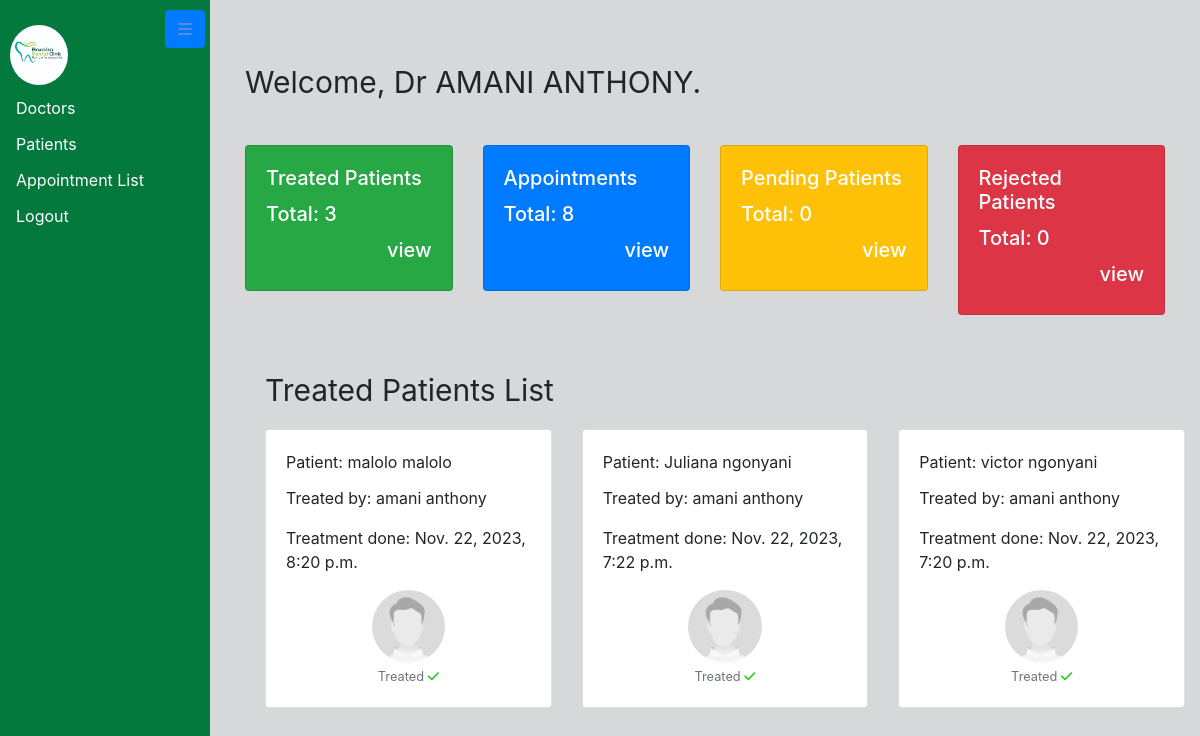
Page /dashboard/doctor/ (signed in) on the committed database.
### hospitalApp/models.py (models this page shows, shortened)
class CommonFields(models.Model):
    first_name = models.CharField(max_length=30)
    last_name = models.CharField(max_length=30)
    age = models.PositiveIntegerField()
    gender = models.CharField(max_length=10, choices=GENDER_CHOICES)
    address = models.TextField()
    phone = models.CharField(max_length=15)
    email = models.EmailField(unique=True)
    image = models.ImageField(upload_to='profile_images/', default='default/default.jpg')
    class Meta:
        abstract = True  # This is an abstract base class to share common fields

class Patient(CommonFields):
    body_weight = models.DecimalField(max_digits=5, decimal_places=2)  # Example: DecimalField for body weight
    blood_pressure = models.CharField(max_length=15)  # Example: CharField for blood pressure
    pressure = models.CharField(max_length=15)  # Example: CharField for pressure
    receptionist = models.ForeignKey(Specialist, on_delete=models.CASCADE, limit_choices_to={'area_of_specialist': 'Receptionist'})
    registration_time = models.DateTimeField(auto_now_add=True)
    treated_by = models.ForeignKey(Specialist, on_delete=models.CASCADE, limit_choices_to={'area_of_specialist': 'Doctor'}, related_name='patients_treated')
    treated = models.BooleanField(default=False)

class Specialist(CommonFields):
    user = models.OneToOneField(User, on_delete=models.CASCADE)
    area_of_specialist = models.CharField(max_length=50, choices=WORK_CHOICES)

### hospitalApp/decorators.py (the view)
    def _wrapped_view(request, *args, **kwargs):
        if request.user.is_authenticated and hasattr(request.user, 'specialist') and request.user.specialist.area_of_specialist == 'Doctor':
            return view_func(request, *args, **kwargs)
        else:
            return HttpResponseForbidden("You don't have permission to access this page.")

### hospitalApp/views.py (called while the page is built)
@login_required
@doctor_required
def doctor_dashboard(request):
    treated_patients = Patient.objects.filter(treated=True).order_by('-id')
    treated_patients_count = Patient.objects.filter(treated=True).count()
    appointments_count = Appointment.objects.count()
    pending_patients_count = Patient.objects.filter(treated=False).count()
    context = {
        'treated_patients': treated_patients,
        'treated_patients_count': treated_patients_count,
        'appointments_count': appointments_count,
        'pending_patients_count': pending_patients_count,
    }
    return render(request, 'doctor_dashboard.html', context)

### hospitalApp/templates/doctor_dashboard.html (shortened to what this page needs)
{% extends "base.html" %}
{% block content %}
<div class="container-fluid doctor-dash">
  {% if user.is_authenticated and user.specialist.area_of_specialist == 'Doctor' %}
    <p class="list-font-weight">Welcome, Dr {{ user.first_name|upper }} {{ user.last_name|upper }}.</p>
  {% endif %}
  <br>
  <div class="row">
    <div class="col-md-3 mb-2">
      <div class="card bg-success">
        <div class="card-body">
          <h5 class="card-title text-white">Treated Patients</h5>
          <h5 class="card-title text-white">Total: {{ treated_patients_count }} </h5>
          <a class="view-align" href="">
            <h5>view</h5>
          </a>
        </div>
      </div>
    </div>
    <div class="col-md-3 mb-2">
      <div class="card bg-primary">
        <div class="card-body">
          <h5 class="card-title text-white">Appointments</h5>
          <h5 class="card-title text-white">Total: {{ appointments_count }} </h5>
          <a class="view-align" href="{% url 'appointment-list' %}">
            <h5>view</h5>
          </a>
        </div>
      </div>
    </div>
    <div class="col-md-3 mb-2">
      <div class="card bg-warning">
        <div class="card-body">
          <h5 class="card-title text-white">Pending Patients</h5>
          <h5 class="card-title text-white">Total: {{ pending_patients_count }} </h5>
          <a class="view-align" href="{% url 'patient-list' %}">
            <h5>view</h5>
          </a>
        </div>
      </div>
    </div>
    <div class="col-md-3 mb-2">
      <div class="card bg-danger">
        <div class="card-body">
          <h5 class="card-title text-white">Rejected Patients</h5>
          <h5 class="card-title text-white">Total: 0 </h5>
          <a class="view-align" href="">
            <h5>view</h5>
          </a>
        </div>
      </div>
    </div>
  </div>
</div>
  <div class="container img-card">
    <p class="list-font-weight">Treated Patients List</p>
    <div class="row">
      {% for patient in treated_patients %}
        <div class="col-md-4 mb-4">
          <div class="card  ">
            <div class="card-body">
              <p class="card-title">Patient: {{ patient.first_name }} {{ patient.last_name }}</p>
              <p class="card-text">Treated by: {{ patient.treated_by.first_name }} {{ patient.treated_by.last_name }}</p>
              <p class="card-text">Treatment done: {{ patient.registration_time }}</p>
              <div style="text-align: center;">
                <img src="{{ patient.image.url }}" alt="{{ patient.first_name }} {{ patient.last_name }}"
                  class="rounded-circle" style="max-width: 30%; max-height: 30%;">
              </div>
              <div style="text-align: center;">
                <small class="text-muted">Treated <i class="fa-solid fa-check" style="color: #2ac71f;"></i></small>
              </div>
            </div>
          </div>
        </div>
      {% endfor %}
    </div>
  </div>
{% endblock %}

### templates/base.html (style rules this page uses)
body { background-color: #d7d8da; padding-top: 40px; margin: 0; }

### hospitalApp/templates/doctor_dashboard.html (style rules this page uses)
.view-align { text-align: end; text-decoration: none; color: white; }
.img-card { padding-top: 45px; margin-left: 20px; }
.list-font-weight { font-size: 30px; }

### rows in the picture
Patient: first_name "malolo", last_name "malolo", treated_by.first_name "amani", treated_by.last_name "anthony", registration_time "Nov. 22, 2023, 8:20 p.m.", image (placeholder picture)
Patient: first_name "Juliana", last_name "ngonyani", treated_by.first_name "amani", treated_by.last_name "anthony", registration_time "Nov. 22, 2023, 7:22 p.m.", image (placeholder picture)
Patient: first_name "victor", last_name "ngonyani", treated_by.first_name "amani", treated_by.last_name "anthony", registration_time "Nov. 22, 2023, 7:20 p.m.", image (placeholder picture)

### other values in the picture
{{ user.first_name|upper }} "AMANI"
{{ user.last_name|upper }} "ANTHONY"
{{ treated_patients_count }} "3"
{{ appointments_count }} "8"
{{ pending_patients_count }} "0"
